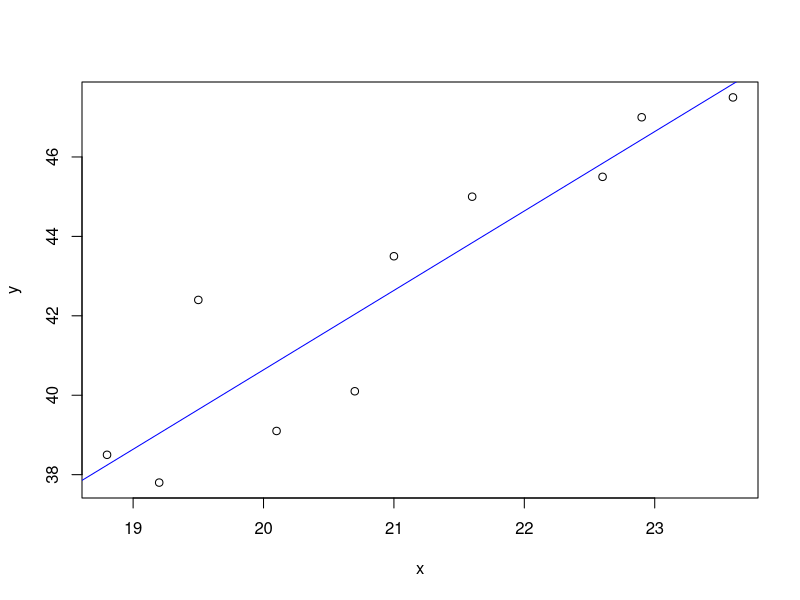

Recreate this plot in R.
#df = c(56, 48, 78, 81, 86, 71, 72, 88, 46, 47, 89, 58, 43, 79, 48, 41)
#boxplot(df)
#sort(df)

x = c(19.2,18.8,20.1,20.7,19.5,21.0,22.6,21.6,22.9,23.6)
y = c(37.8,38.5,39.1,40.1,42.4,43.5,45.5,45.0,47.0,47.5)
df = data.frame(x, y)
summary(df)
plot(df)

fit = lm(y ~ x)
abline(fit, col="blue")
summary(fit)


# 以下、自分で計算してみる
x_mean = mean(x)
residuals(fit)  # 残差
s = sum((x - x_mean)^2)  # 偏差平方和
dev = deviance(fit) # 残差平方和
s2 = dev / (length(x) - 1 - 1)  # 残差の自由度　データ数 - 1 - 説明変数の数
s2  # シグマ2乗

t = 2 / sqrt(s2 / s)
t
# t分布表より5%有効を考えると-2.306 < t < 2.306であるため、帰無仮設は棄却域にある
